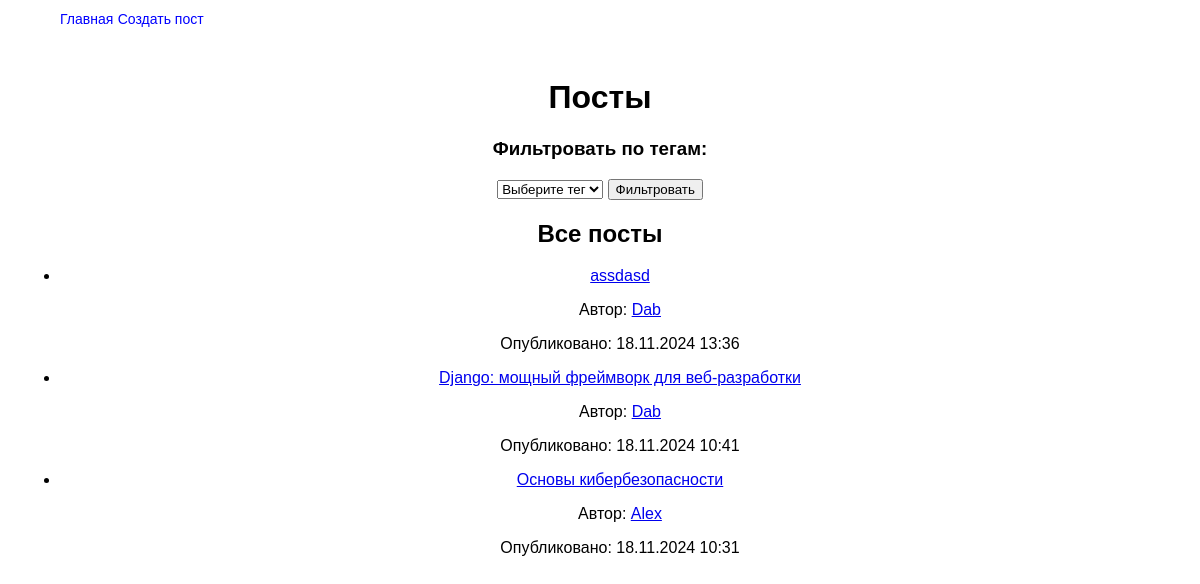
The page /posts/ on the database as committed earlier.
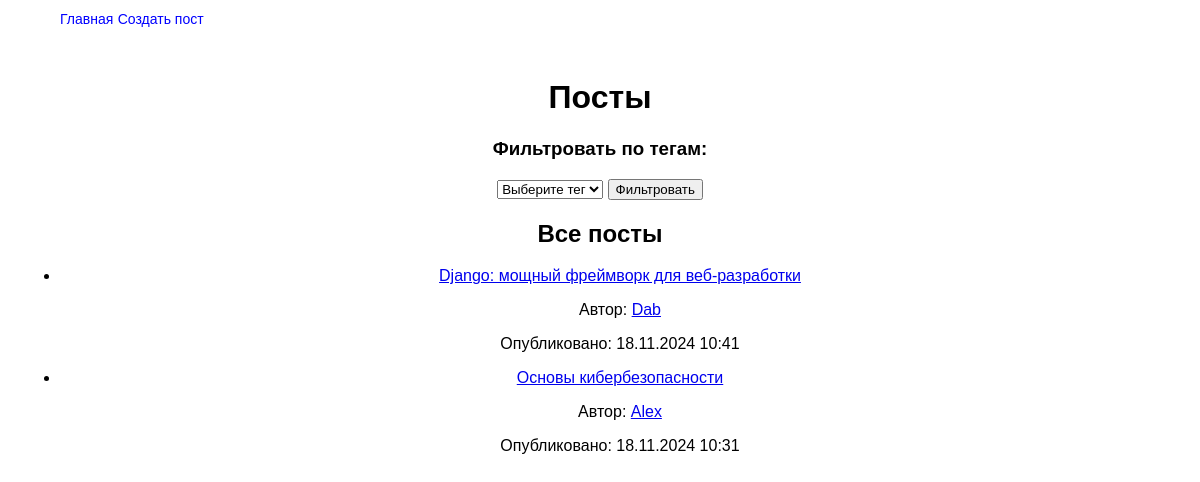
The same page on the database as committed later.
### blog/models.py (models this page shows, shortened)
class Post(models.Model):
    title = models.CharField(max_length=255)
    slug = models.SlugField(max_length=255, unique=True, db_index=True, verbose_name='URL')
    content = models.TextField()
    author = models.ForeignKey(User, on_delete=models.CASCADE, related_name='posts')
    created_at = models.DateTimeField(auto_now_add=True)
    updated_at = models.DateTimeField(auto_now=True)
    is_public = models.BooleanField(default=True)  # Публичный или скрытый пост
    is_visible_on_request = models.BooleanField(default=False)  # Скрытый пост (по запросу)
    tags = models.ManyToManyField('Tag', related_name='posts', blank=True)  # Теги для постов
    class Meta:
        verbose_name = 'Посты'
        verbose_name_plural = verbose_name

### blog/views.py (the view)
# urls.py: path('posts/', posts_by_tag, name='all-posts'),
def posts_by_tag(request, tag_slug=None):
    tags = Tag.objects.all()
    if tag_slug:
        tag = Tag.objects.get(slug=tag_slug)
        posts = Post.objects.filter(tags=tag).order_by('-created_at')  # Сортировка по дате
    else:
        posts = Post.objects.all().order_by('-created_at')  # Если тег не передан, показываем все посты
    return render(request, 'blog/posts_by_tag.html', {'posts': posts, 'tags': tags, 'selected_tag': tag if tag_slug else None})

### blog/templates/blog/posts_by_tag.html (shortened to what this page needs)
{% extends 'blog/base.html' %}
{% block content %}
    <div class="tag-filter">
        <h1>Посты</h1>
        <h3>Фильтровать по тегам:</h3>
        <form method="GET">
            <select name="tag">
                <option value="">Выберите тег</option>
            </select>
            <button type="submit">Фильтровать</button>
        </form>
        <h2>{% if selected_tag %}Посты с тегом: {{ selected_tag.name }}{% else %}Все посты{% endif %}</h2>
        {% if posts %}
            <ul>
                {% for post in posts %}
                    <li>
                        <a href="{% url 'post-detail' post.slug %}">{{ post.title }}</a>
                        <p>Автор: <a href="{% url 'profile' post.author.username %}">{{ post.author.username }}</a></p>
                        <p>Опубликовано: {{ post.created_at|date:"d.m.Y H:i" }}</p>
                    </li>
                {% endfor %}
            </ul>
        {% else %}
            <p>Нет постов с этим тегом.</p>
        {% endif %}
    </div>
{% endblock %}

Rows that differ between the two databases and show on the page:
removed Post: title "assdasd", author.username "Dab", created_at "18.11.2024 13:36"
